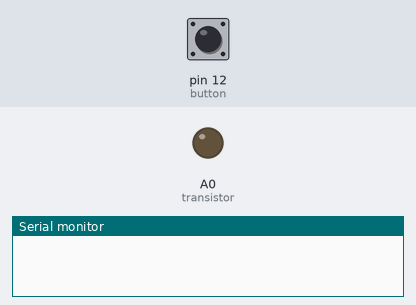
Bench run of a sketch on a simulated Arduino Uno, built with avr-gcc and run on an emulated ATmega328P. Parts: output pins drawn as LEDs (lit = HIGH), the last lines printed to the serial monitor. The test bench sets the inputs (shaded band); at power-on: pin 12 (button) LOW.

Above: at 1.2 s.
1.3 s: pin 12 (button) pulled HIGH for 0.15 s
At 1.37 s:
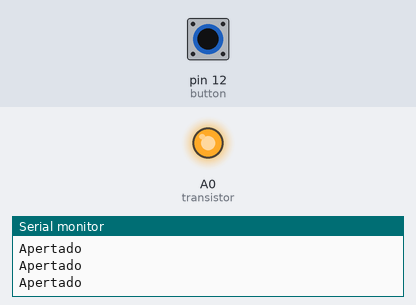
2.9 s: pin 12 (button) pulled HIGH for 3.2 s
At 6.9 s:
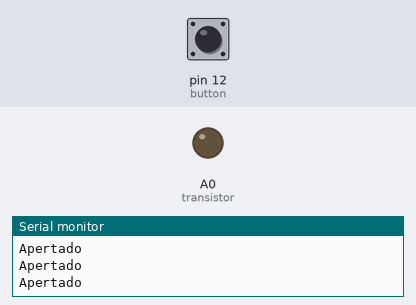
7.6 s: pin 12 (button) driven HIGH
At 9.0 s:
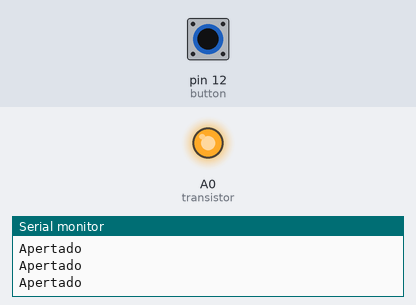
10.6 s: pin 12 (button) driven LOW
At 11.3 s:
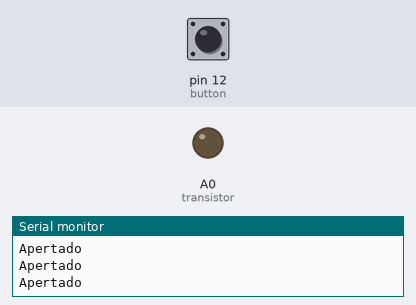
Timing chart, 0 to 13.1 s (numbered marks = the images above; inputs shaded):
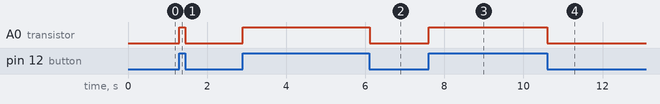

The sketch:

lab11.ino
```cpp
int button = 12;
int transistor = A0;

void setup()
{
    pinMode(button, INPUT);
    pinMode(transistor, OUTPUT);
    Serial.begin(9600);
}

void loop()
{
    int buttonState = digitalRead(button);
        if(buttonState == HIGH){
            Serial.println("Apertado");
            digitalWrite(transistor,buttonState);
        }else{
            digitalWrite(transistor, buttonState);
        }
}
```

Measured:
- after the input at 1.3 s, A0 (transistor): LOW → HIGH at once, → LOW 0.15 s later
- after the input at 2.9 s, A0 (transistor): LOW → HIGH at once, → LOW 3.2 s later
- after the input at 7.6 s, A0 (transistor): LOW → HIGH at once
- after the input at 10.6 s, A0 (transistor): HIGH → LOW at once
